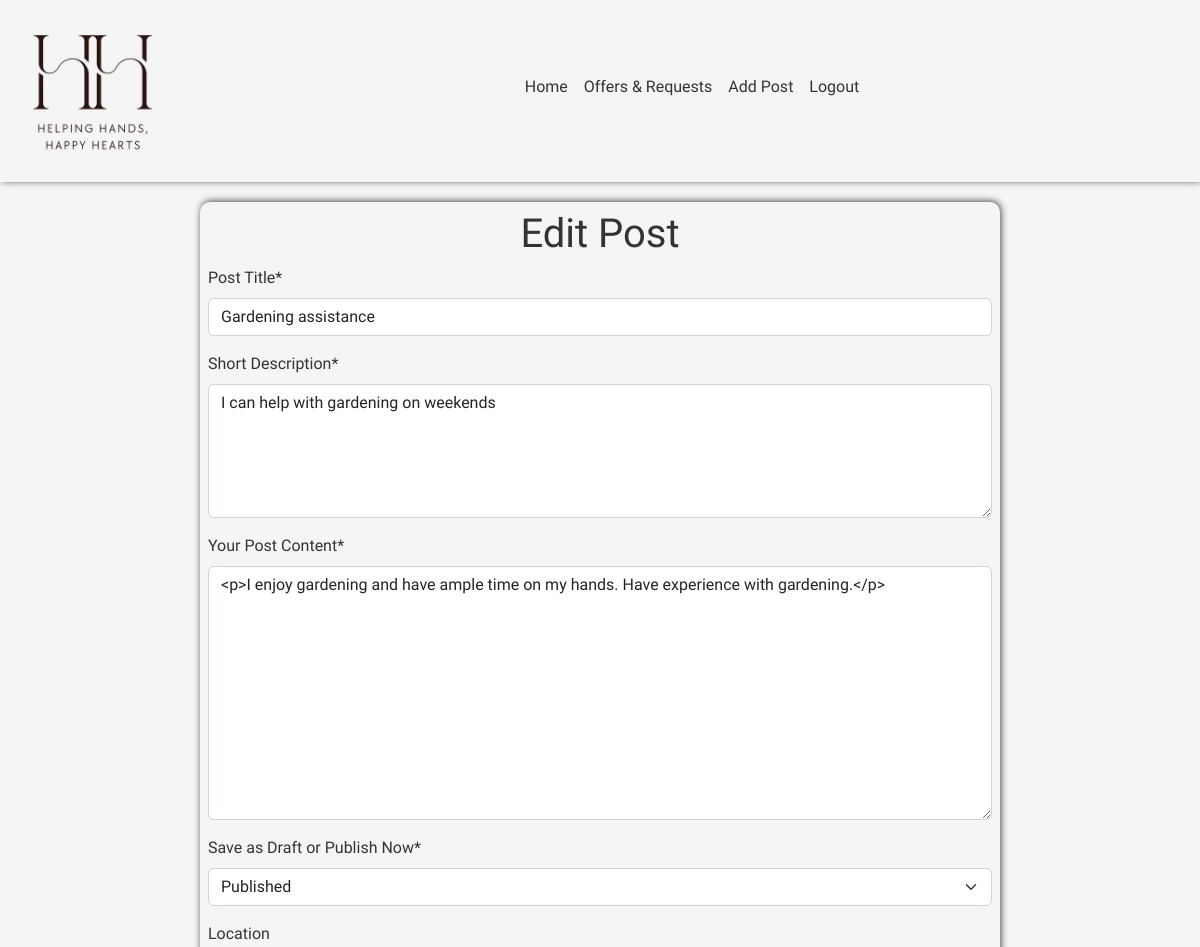
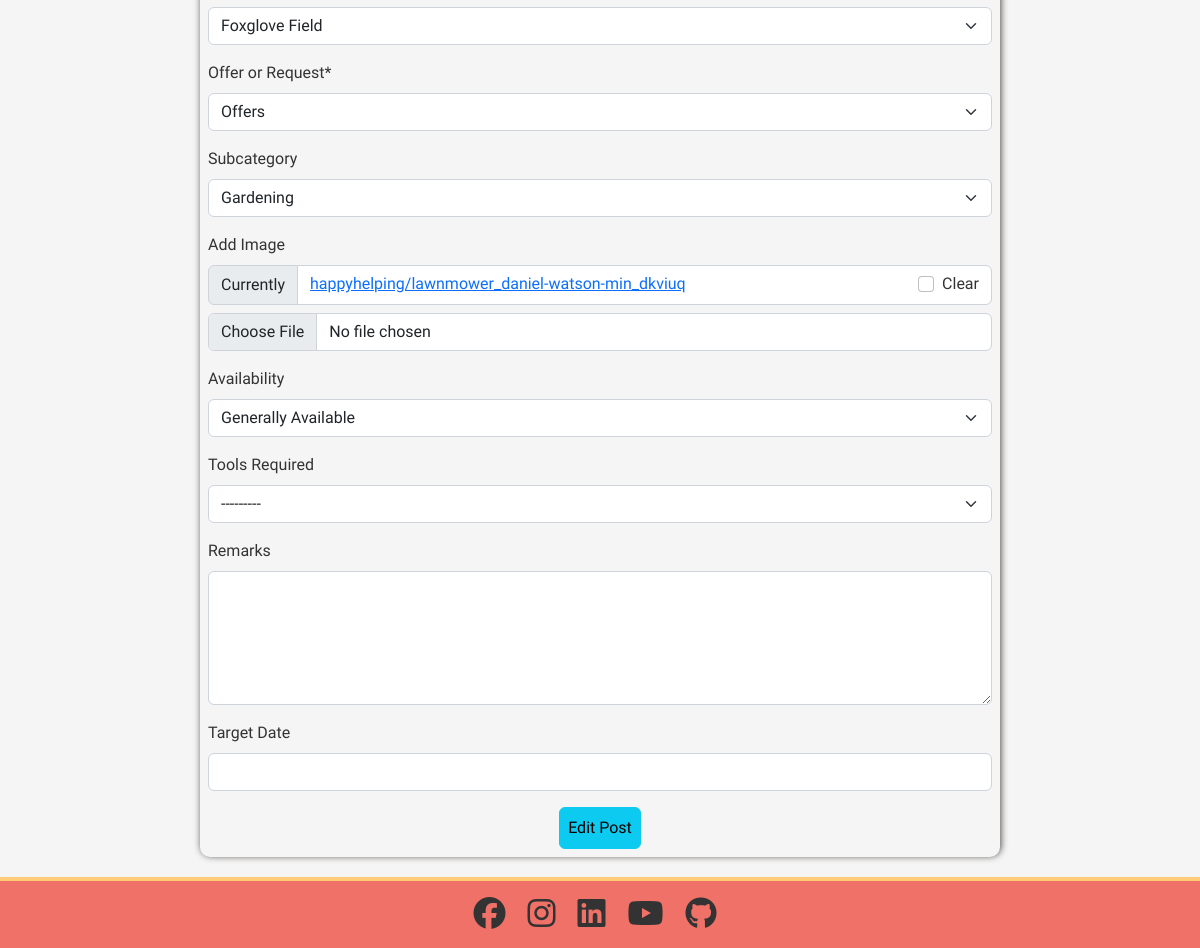
The app's page /board/edit/gardening-assistance-2/ (signed in) with its own data (2 pictures, top to bottom).
### board/models.py (models this page shows, shortened)
class Post(models.Model):
    author = models.ForeignKey(
        User, related_name="post_owner", on_delete=models.CASCADE
    )
    title = models.CharField(max_length=60, null=False, blank=False)
    slug = AutoSlugField(populate_from="title", always_update=True, unique=True)
    excerpt = models.CharField(max_length=500, null=False, blank=False)
    content = RichTextField(max_length=5000, null=False, blank=False)
    published_date = models.DateTimeField(auto_now_add=True)
    edited_date = models.DateTimeField(auto_now=True)
    status = models.IntegerField(choices=STATUS, default=0)
    location = models.ForeignKey(
        Location,
        related_name="post_location",
        null=True,
        blank=True,
        on_delete=models.SET_NULL
    )
    category = models.ForeignKey(
        Category,
        related_name="post_category",
        null=False,
        blank=False,
        on_delete=models.CASCADE
    )
    subcategory = models.ForeignKey(
        Subcategory,
        related_name="post_subcategory",
        null=True,
        blank=True,
        on_delete=models.SET_NULL
    )
    post_image = ResizedImageField(
        size=[400, None],
        upload_to="happyhelping/",
        null=True,
        blank=True,
        quality=75,
        force_format="webp"
    )
    availability = models.CharField(
        max_length=20,
        choices=AVAILABILITY_CHOICES,
        null=True,
        blank=True
    )
    tools_required = models.CharField(
        max_length=50, choices=TOOLS_REQUIRED, null=True, blank=True
    )
    remarks = models.TextField(max_length=250, null=True, blank=True)
    target_date = models.DateField(null=True, blank=True)
    likes = models.ManyToManyField(User, blank=True, related_name="liked_post")
    bookmarks = models.ManyToManyField(User, blank=True, related_name="bookmarked_post")
    class Meta:
        ordering = ["-published_date"]

class Location(models.Model):
    LOCATION = [
        ("AA", "Arkenstone Avenue"),
        ("BB", "Buckleberry Bend"),
        ("CC", "Cobblestone Crossing"),
        ("EE", "Elderberry End"),
        ("FF", "Foxglove Field"),
        ("HH", "Harvest Hollow"),
        ("MM", "Marigold Mews"),
        ("OO", "Old Oak End"),
        ("PP", "Primrose Path"),
        ("RR", "Redleaf Rise"),
        ("SS", "Shirebrook Springs"),
        ("WW", "Windrush Way"),
    ]
    location = models.CharField(max_length=50, choices=LOCATION)
    def __str__(self):
        return (
            self.get_location_display()
        )  # get_location_display returns "human-readable" value

### board/views.py (the view, shortened to what this page needs)
# urls.py: path("edit/<slug:slug>/", EditPost.as_view(), name="edit_post"),
class EditPost(LoginRequiredMixin, UserPassesTestMixin, UpdateView):
    template_name = "board/edit_post.html"
    model = Post
    form_class = PostForm
    def test_func(self):
        return self.request.user == self.get_object().author
    def get_context_data(self, **kwargs):
        kwargs.update({'post': self.object})
        return super(EditPost, self).get_context_data(**kwargs)

### board/forms.py
class PostForm(forms.ModelForm):
    content = RichTextField()
    class Meta:
        model = Post
        fields = [
            "title",
            "excerpt",
            "content",
            "status",
            "location",
            "category",
            "subcategory",
            "post_image",
            "availability",
            "tools_required",
            "remarks",
            "target_date",
        ]
        widgets = {
            "excerpt": forms.Textarea(attrs={"rows": 5}),
            "remarks": forms.Textarea(attrs={"rows": 5}),
        }
        labels = {
            "title": "Post Title",
            "excerpt": "Short Description",
            "content": "Your Post Content",
            "status": "Save as Draft or Publish Now",
            "location": "Location",
            "category": "Offer or Request",
            "subcategory": "Subcategory",
            "post_image": "Add Image",
            "availability": "Availability",
            "tools_required": "Tools Required",
            "remarks": "Remarks",
            "target_date": "Target Date",
        }

### board/models.py (called while the page is built)
    def __str__(self):
        return (
            self.get_category_display()
        )  # get_category_display returns "human-readable" value

    def __str__(self):
        return (
            self.get_subcategory_display()
        )  # get_subcategory_display returns "human-readable" value

### board/templates/board/edit_post.html (shortened to what this page needs)
{% extends 'base.html' %}
{% load i18n %}
{% load crispy_forms_tags %}
{% block content %}
<div class="container-fluid">
    <div class="row">
        <div class="col-xs-12 col-sm-10 col-xl-8 form p-2">
            <form method="POST" enctype="multipart/form-data">
                <h1 class="text-center">Edit Post</h1>
                {{ form|crispy }}
                <div class="text-center">
                    <button type="submit" class="btn btn-info p-2">Edit Post</button>
                </div>
            </form>
        </div>
    </div>
</div>
{% endblock %}

### static/css/base.css (style rules this page uses)
:root { --black: #333333; --off-white: #F5F5F5; --warm-white: #FEF9EF; --coral: #F07167; --blue: #227C9D; --yellow: #FFCB77; --blue-box-shadow: 1px -1px 7px 0 rgba(34, 124, 157, 0.75); --black-box-shadow: 1px -1px 7px 0 #4E4A47; --border: 1px solid #4E4A47; }
* { margin: 0; padding: 0; box-sizing: border-box; font-family: "Work Sans", sans-serif; color: var(--black); }
html, body { height: 100%; }
body { display: flex; flex-direction: column; }
h1, h2, h3, h4, h5, h6 { font-family: "Montserrat", sans-serif; }
.form { margin: 20px auto; box-shadow: var(--black-box-shadow); border-radius: 10px; display: block; }

### records on screen
Post: title "Gardening assistance", excerpt "I can help with gardening on weekends", content "<p>I enjoy gardening and have ample time on my hands. Have experience with gardening.</p>", status "Published", category "Offers", subcategory "Gardening", availability "Generally Available", tools_required "---------"
Location: location "Foxglove Field"
